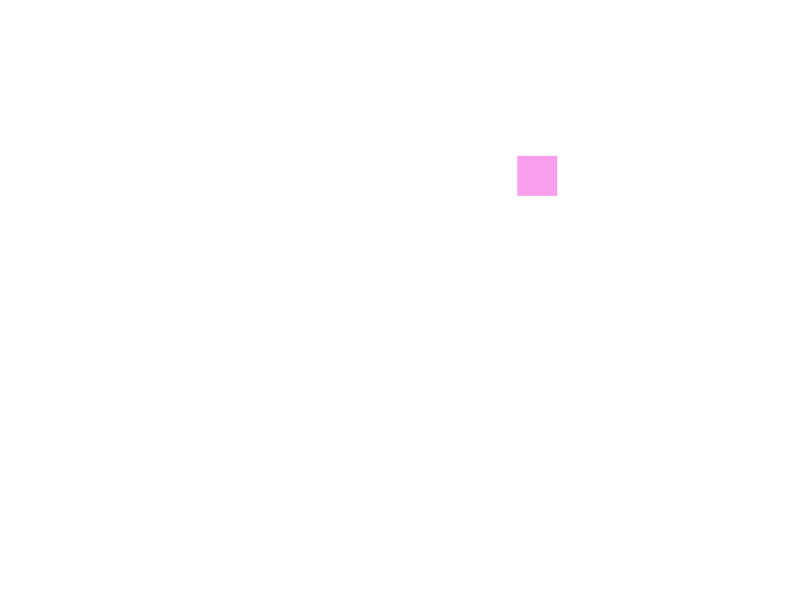
Frame 1 (no input)
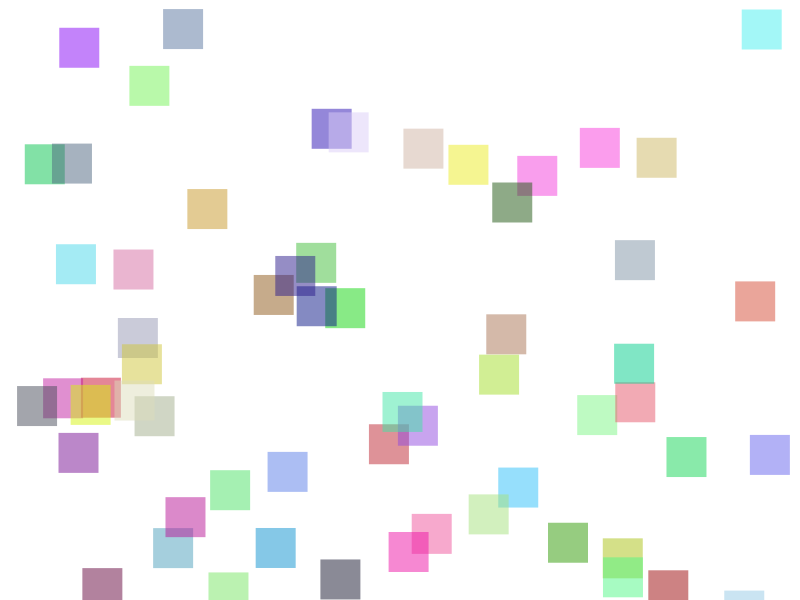
Frame 60 (the mouse pressed at the canvas centre just before this capture)
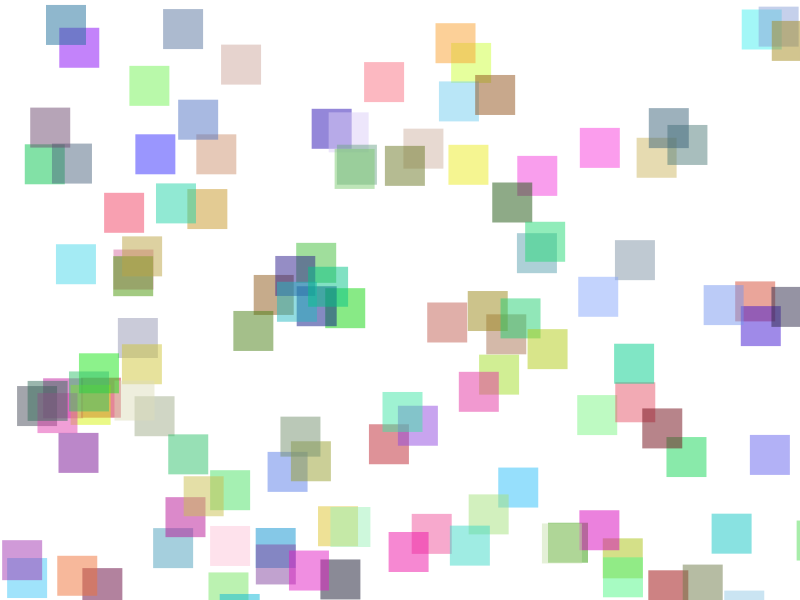
Frame 120 (the mouse held since frame 60 and released just before this capture)

The Processing sketch that drew these frames (run headless with seeded random() and noise(); from frame 60 on, the mouse is pressed at the canvas centre):

// Processing sketch: color_rect
// ── color_rect.pde
void setup(){
  size(800,600);
  background(255);
  noStroke();
  frameRate(15);
}

float x,y;
void draw(){
  x = random(width);
  y = random(height);
  fill(random(256), random(256), random(256), 127);
  rect(x, y, 40, 40);
}
